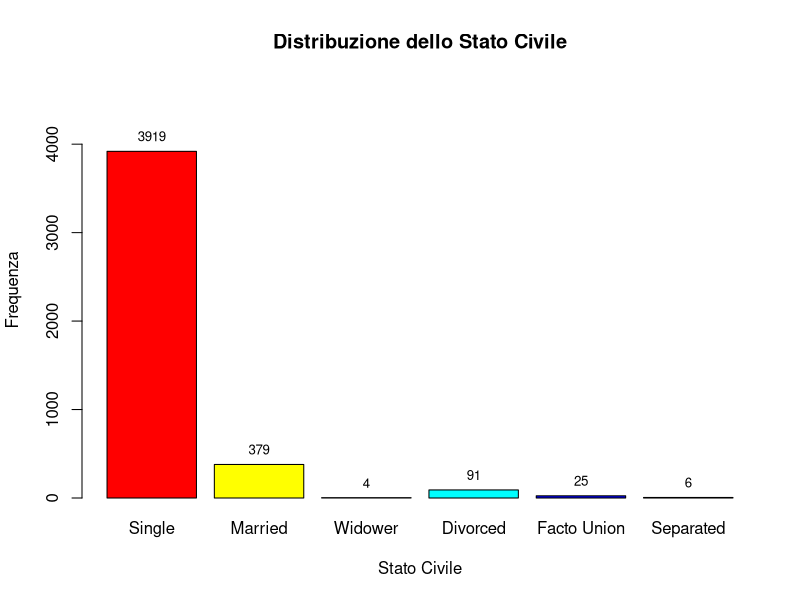

Reproduce this figure in R. (Note: this script raises an error after producing the figure.)
## ---- chunk 1
# Caricamento Librerie
library(ggplot2)
library(dplyr)
library(here)
## ---- chunk 2
if(file.exists(here("dataset/dataMod.csv"))){
  data <- read.csv(here("dataset/dataMod.csv"), sep = ",", header = TRUE, check.names = FALSE)
  
  # Visualizza le prime righe
  head(data)
  
} else{
  print("Il dataset non è stato trovato nella directory")
}

## ---- chunk 3
# Crea un vettore di Label
data$`Marital_status` <- factor(data$`Marital_status`, 
                                    levels = c(1, 2, 3, 4, 5, 6),
                                    labels = c("Single", "Married", "Widower", "Divorced", "Facto Union", "Separated"))

# Calcola la frequenza massima
freq <- table(data$`Marital_status`)
max_freq <- max(freq)

# Calcola il numero di categorie
num_categories <- length(freq)

# Crea Grafico a Barre con Label
bp <- barplot(table(data$`Marital_status`), main = "Distribuzione dello Stato Civile", 
        xlab = "Stato Civile", 
        ylab = "Frequenza",
        ylim = c(0, max_freq * 1.2),
        col = rainbow(num_categories))

# Aggiungi le frequenze assolute sopra ogni barra
text(x = bp, y = freq, labels = freq, pos = 3, cex = 0.8, col = "black")
## ---- chunk 4
par(mar = c(6, 4, 4, 2) + 0.1)

# Crea un vettore di Label
data$`Nationality` <- factor(data$`Nationality`, 
                                    levels = c(1, 2, 6, 11, 13, 14, 17, 21, 22, 24, 25, 26, 32, 41, 62, 100, 101, 103, 105, 108, 109),
                                    labels = c("Portuguese", "German", "Spanish", "Italian", "Dutch", "English", "Lithuanian",
                                               "Angolan", "Cape Verdean", "Guinean", "Mozambican", "Santomean", "Turkish", "Brazilian",
                                               "Romanian", "Moldova", "Mexican", "Ukrainian", "Russian", "Cuban", "Colombian"))

# Calcola la frequenza massima
freq <- table(data$`Nationality`)
max_freq <- max(freq)

# Calcola il numero di categorie
num_categories <- length(freq)

# Crea Grafico a Barre con Label in verticale
bp <- barplot(table(data$`Nationality`), main = "Distribuzione della Nazionalità", 
              ylab = "Frequenza",
              ylim = c(0, max_freq * 1.2),
              col = rainbow(num_categories),
              las = 2,         # Ruota le etichette dell'asse x in verticale
              cex.names = 0.8) # Dimensione delle etichette delle nazionalità

# Aggiungi le frequenze assolute sopra ogni barra
text(x = bp, y = freq, labels = freq, pos = 3, cex = 0.8, col = "black")


## ---- chunk 5
# Filtra i dati per studenti portoghesi e non portoghesi
portuguese_students <- subset(data, Nationality == "Portuguese")
non_portuguese_students <- subset(data, Nationality != "Portuguese")

# Calcola le percentuali della variabile Target per ciascun gruppo
portuguese_target_percent <- prop.table(table(portuguese_students$Target)) * 100
non_portuguese_target_percent <- prop.table(table(non_portuguese_students$Target)) * 100

# Combina i dati di percentuale in una matrice
combined_percent <- rbind(portuguese_target_percent, non_portuguese_target_percent)

# Imposta i nomi delle righe
rownames(combined_percent) <- c("Portoghesi", "Non Portoghesi")

# Crea il barplot con le barre affiancate, senza la legenda
bp <- barplot(combined_percent, beside = TRUE, main = "Distribuzione della Variabile Target rispetto alla Nazionalità",
              xlab = "Categoria Target", ylab = "Percentuale", col = c("lightblue", "lightcoral"),
              ylim = c(0, max(combined_percent) * 1.2))

# Aggiungi la legenda in alto a destra
legend("top", legend = rownames(combined_percent), fill = c("lightblue", "lightcoral"))

# Aggiungi le percentuali sopra ciascuna barra
text(x = bp, y = combined_percent, labels = paste(round(combined_percent, 1), "%"), 
     pos = 3, cex = 0.8, col = "black")


## ---- chunk 6
# Assicurati che Gender e Target abbiano i livelli e le etichette corretti
data$`Gender` <- factor(data$`Gender`, levels = c(0, 1), labels = c("Female", "Male"))

# Calcola la distribuzione congiunta tra Target e Gender
target_gender_table <- table(data$Target, data$Gender)

# Calcola la frequenza assoluta di Gender
gender_totals <- colSums(target_gender_table)

# Crea il grafico a barre stacked
bp <- barplot(target_gender_table, main = "Distribuzione del Genere",
        ylab = "Frequenza Assoluta", 
        col = c("#FF6A6A", "#32CD32", "#6495ED"),
        width = 0.7,
        ylim = c(0, max(gender_totals) * 1.2))

# Aggiungi una legenda per la variabile Gender
legend("topright", legend = c("Dropout", "Enrolled", "Graduated"), fill = c("#FF6A6A", "#32CD32", "#6495ED"))

# Aggiungi le frequenze assolute sopra ciascuna barra
text(x = bp, y = gender_totals, labels = gender_totals, pos = 3, cex = 1, col = "black")

# Aggiungi le percentuali per ciascuna sezione di ogni barra
for (i in 1:ncol(target_gender_table)) {
  # Calcola la posizione cumulativa per ciascun segmento
  cumulative_values <- cumsum(target_gender_table[, i])
  
  # Calcola le percentuali di ciascun segmento
  percentages <- round(target_gender_table[, i] / gender_totals[i] * 100, 1)
  
  # Posiziona le percentuali all'interno di ciascuna sottobarra
  text(x = bp[i], y = cumulative_values - target_gender_table[, i] / 2,
       labels = paste0(percentages, "%"), cex = 0.9, col = "white", font=2)
}
## ---- chunk 7
# Calcola gli indici di sintesi per "Age_at_enrollment"
summary_stats <- list(
  Media = mean(data$Age_at_enrollment, na.rm = TRUE),
  Mediana = median(data$Age_at_enrollment, na.rm = TRUE),
  Moda = as.numeric(names(sort(table(data$Age_at_enrollment), decreasing = TRUE)[1])),
  Varianza = var(data$Age_at_enrollment, na.rm = TRUE),
  Deviazione_Standard = sd(data$Age_at_enrollment, na.rm = TRUE),
  Coefficiente_Variabilità = sd(data$Age_at_enrollment, na.rm = TRUE) / mean(data$Age_at_enrollment, na.rm = TRUE) * 100,
  Quantile_1 = quantile(data$Age_at_enrollment, 0.25, na.rm = TRUE),
  Quantile_3 = quantile(data$Age_at_enrollment, 0.75, na.rm = TRUE),
  Minimo = min(data$Age_at_enrollment, na.rm = TRUE),
  Massimo = max(data$Age_at_enrollment, na.rm = TRUE),
  Range = max(data$Age_at_enrollment, na.rm = TRUE) - min(data$Age_at_enrollment, na.rm = TRUE),
  IQR = IQR(data$Age_at_enrollment, na.rm = TRUE)
)

summary_stats
## ---- chunk 8
# Calcola media, mediana e moda di "Age_at_enrollment"
mean_age <- summary_stats$Media
median_age <- summary_stats$Mediana
mode_age <- summary_stats$Moda

# Crea l'istogramma della distribuzione di "Age_at_enrollment" con linee interrotte e scritte all'estremità
ggplot(data, aes(x = Age_at_enrollment)) +
  geom_histogram(binwidth = 1, color = "black", fill = "skyblue") +  # binwidth aumentato per barre più larghe
  annotate("segment", x = mean_age, xend = mean_age, y = 0, yend = max(table(data$Age_at_enrollment)) * 0.6, 
           color = "red", linetype = "dashed", linewidth = 1) +
  annotate("segment", x = median_age, xend = median_age, y = 0, yend = max(table(data$Age_at_enrollment)) * 0.75, 
           color = "blue", linetype = "dashed", linewidth = 1) +
  annotate("segment", x = mode_age, xend = mode_age, y = 0, yend = max(table(data$Age_at_enrollment)) * 0.9, 
           color = "darkgreen", linetype = "dashed", linewidth = 1) +
  labs(title = "Distribuzione dell'Età in fase di Immatricolazione",
       x = "Età",
       y = "Frequenza") +
  theme_minimal() +
  theme(plot.title = element_text(hjust = 0.5)) +  # Centra il titolo
  # Scritte posizionate in cima alle linee
  annotate("text", x = mode_age, y = max(table(data$Age_at_enrollment)) * 0.9, 
           label = paste("Moda =", round(mode_age, 1)), color = "darkgreen", hjust = -0.1, vjust = -0.5) +
  annotate("text", x = median_age, y = max(table(data$Age_at_enrollment)) * 0.75, 
           label = paste("Mediana =", round(median_age, 1)), color = "blue", hjust = -0.1, vjust = -0.5) +
  annotate("text", x = mean_age, y = max(table(data$Age_at_enrollment)) * 0.6, 
           label = paste("Media =", round(mean_age, 1)), color = "red", hjust = -0.1, vjust = -0.5)

## ---- chunk 9
# Crea il boxplot di "Age_at_enrollment" senza etichette sull'asse x
ggplot(data, aes(x=Age_at_enrollment, y = "")) +
  geom_boxplot(fill = "lightblue", color = "darkblue", width=0.3) +
  labs(title = "Boxplot Età in Fase di Immatricolazione",
       x = "Età") +
  theme_minimal() +
  stat_boxplot(geom = "errorbar",
               width = 0.15) +
  theme(axis.title.y = element_blank(),
        axis.text.y = element_blank(),   
        axis.ticks.y = element_blank(),
        plot.title = element_text(hjust = 0.5)) 

## ---- chunk 10
# Calcolo dei quartili e dell'intervallo interquartile per l'età
q1 <- summary_stats$Quantile_1
q3 <- summary_stats$Quantile_3
iqr <- summary_stats$IQR

# Soglie per gli outlier
lower_bound <- q1 - 1.5 * iqr
upper_bound <- q3 + 1.5 * iqr

# Creazione della colonna "Outlier" per distinguere gli studenti outlier dai normali
data$Outlier <- ifelse(data$Age_at_enrollment < lower_bound | data$Age_at_enrollment > upper_bound, "Età Non-Standard", "Età Standard")

# Tabulazione delle percentuali della variabile target per outlier e normali
library(dplyr)
data_summary <- data %>%
  group_by(Outlier, Target) %>%
  summarise(count = n()) %>%
  mutate(percentage = count / sum(count) * 100)

# Generazione del grafico a barre
library(ggplot2)
ggplot(data_summary, aes(x = Outlier, y = percentage, fill = Target)) +
  geom_bar(stat = "identity", position = position_dodge()) +
  geom_text(aes(label = paste0(round(percentage, 1), "%")), 
            position = position_dodge(width = 0.9), vjust = -0.5) +
  labs(title = "Percentuale di Successo Accademico tra Studenti di Età Standard e Non-Standard",
       x = "Tipo di Studente", y = "Percentuale") +
  theme_minimal()

